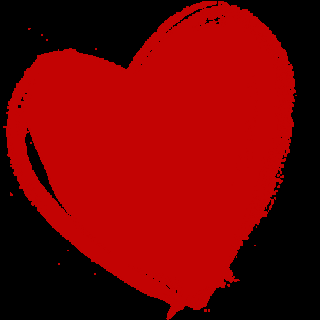
#> input picture Imgs/heart.png, 320 x 320 px, found by its file name
$ python test_alpha.py   (older library calls are emulated)
#> lines starting #> are read from the running program, lines starting #| are printed output that depends on the picture
### cv2IP.py
import cv2
import numpy as np
import enum


class BaseIP(object):
    # 影像讀取、儲存與顯示函數
    @staticmethod  # 影像儲存
    def ImRead(filename):
#> called with filename = 'C:/testAI/Vision-Sensing/Imgs/heart.png'
        return cv2.imread(filename, cv2.IMREAD_UNCHANGED)
#> returned value is the input picture: shape (320, 320, 4); mean B, G, R, A 1.8, 1.8, 115.6, 141.8
#| (320, 320, 4)

    @staticmethod  # 顯示影像
    def ImWrite(filename, img):
        return cv2.imwrite(filename, img)

    @staticmethod  # cv.destroyAllWindows()
    def ImShow(winname, img):
        cv2.imshow(winname, img)

    @staticmethod  # 創建顯示視窗
    def ImWindow(winname):
        cv2.namedWindow(winname, cv2.WINDOW_AUTOSIZE)


class AlphaBlend(BaseIP):
    @staticmethod
    def SplitAlpha(SrcImg):
        b, g, r, a = cv2.split(SrcImg)
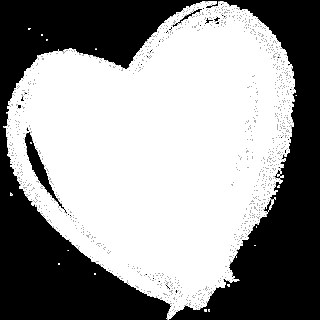
#> b: shape (320, 320); min 0, max 3, mean 1.76; drawn with min black and max white
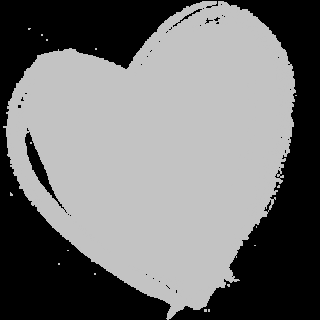
#> r: shape (320, 320); min 0, max 195, mean 115.6
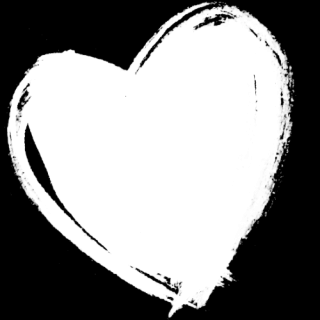
#> a: shape (320, 320); min 0, max 255, mean 141.8
        fore = cv2.merge([b, g, r])
        alpha = cv2.merge([a, a, a])
        return fore, alpha

    # [6 lines left out: function DoBlending, not called in this run]


class ColorType(enum.IntEnum):
    USE_RGB = 1
    USE_HSV = 2
    USE_YUV = 3


class HistIP(BaseIP):
    @staticmethod
    def ImBGR2Gray(SrcImg):
        return cv2.cvtColor(SrcImg, cv2.COLOR_BGR2GRAY)

    @staticmethod
    def ImBGRA2BGR(SrcImg):
        return cv2.cvtColor(SrcImg, cv2.COLOR_BGRA2BGR)

    # [102 lines left out: functions CalcGrayHist, ShowGrayHist, CalcColorHist, ShowColorHist, MonoEqualize, ColorEqualize, not called in this run]

    # @staticmethod
    # def HistMatching(SrcImg, RefImg, CType=ColorType.USE_HSV):


class SmoothType(enum.IntEnum):
    BLUR = 1
    BOX = 2
    GAUSSIAN = 3
    MEDIAN = 4
    BILATERAL = 5


class EdgeType(enum.IntEnum):
    SOBEL = 1
    CANNY = 2
    SCHARR = 3
    LAPLACE = 4
    COLOR_SOBEL = 5


class SharpType(enum.IntEnum):
    LAPLACE_TYPE1 = 1
    LAPLACE_TYPE2 = 2
    SECOND_ORDER_LOG = 3
    UNSHARP_MASK = 4


class ConIP(BaseIP):
    # 影像平滑
    # [153 lines left out: functions Smooth2D, EdgeDetect, RobertOperator, PrewittOperator, KirschMaskOperator, Conv2D and 1 more, not called in this run]

### test_alpha.py
from telnetlib import IP
import cv2
import numpy as np
import cv2IP

ip = cv2IP.AlphaBlend()
# 讀取圖片 load image
img1 = ip.ImRead(r"C:/testAI/Vision-Sensing/Imgs/heart.png")
print(img1.shape)  # 圖片大小
# img1 = cv2.resize(img1, (750, 500))
# cow = img1[180:, 0:375]
# girl = img1[0:320, 375:]
fore_alpha = ip.SplitAlpha(img1)
fore = np.float32(fore_alpha[0])
# Alpha Channel
#ip.ImWindow("Alpha Channel")
#ip.ImShow("Alpha Channel", fore_alpha[1])
# alpha = np.float32(fore_alpha[1])/255
ip.ImWrite('alpha2.png', fore_alpha[1])
